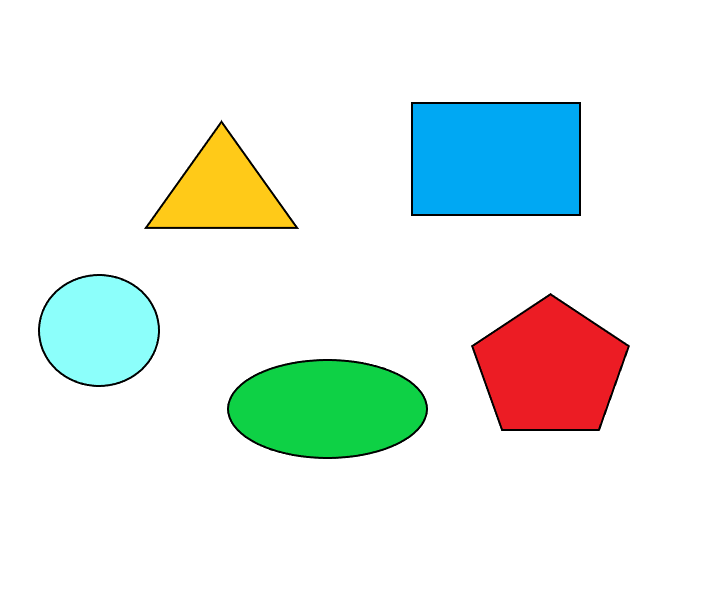
#> input picture cont_new.png, 710 x 599 px, given in place of the camera
$ python findTheObject.py
#> lines starting #> are read from the running program, lines starting #| are printed output that depends on the picture; after the words box and inside, x2 and y2 are one past the last pixel; in counts of white or black regions, pixels touching at a corner belong together
import cv2
import numpy as np

webcam = cv2.VideoCapture(1)

while (1):
    # Load the image
    _,img = webcam.read()
#> img is the input picture: shape (599, 710, 3); mean B, G, R 233.7, 238.4, 229.6
    # Convert to greyscale
    img_gray = cv2.cvtColor(img, cv2.COLOR_BGR2GRAY)
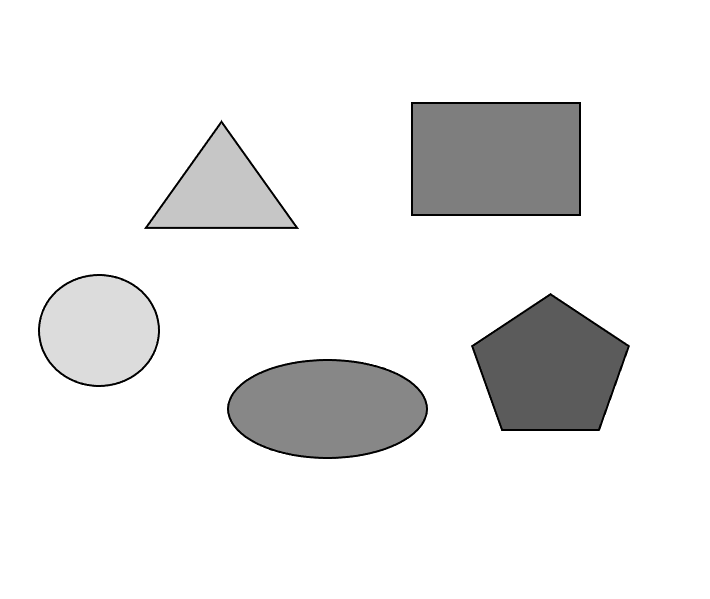
#> img_gray: shape (599, 710); min 0, max 255, mean 235.2

    hsvFrame = cv2.cvtColor(img, cv2.COLOR_BGR2HSV)
#> hsvFrame: shape (599, 710, 3); mean H, S, V 15.3, 34, 249.5

    # Set range for red color and define mask
    redLower = np.array([136, 87, 111], np.uint8)
    redUpper = np.array([180, 255, 255], np.uint8)
    redMask = cv2.inRange(hsvFrame, redLower, redUpper)
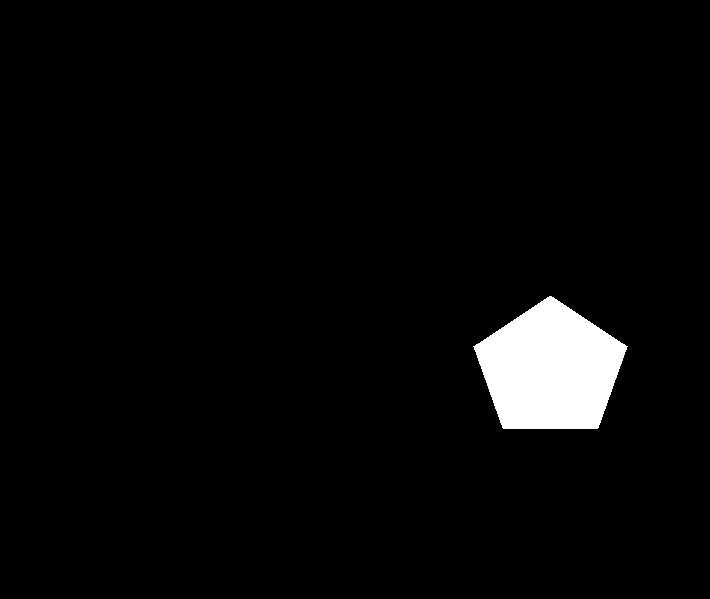
#> redMask: shape (599, 710); 3.3% white; 1 white region, box (x1, y1, x2, y2) and area: (473, 296, 628, 429) 14227

    # Morphological Transform, Dilation for each color and bitwise_and operator between imageFrame and mask determines to detect only that particular color
    kernal = np.ones((5, 5), "uint8")

    # For red color
    redMask = cv2.dilate(redMask, kernal)
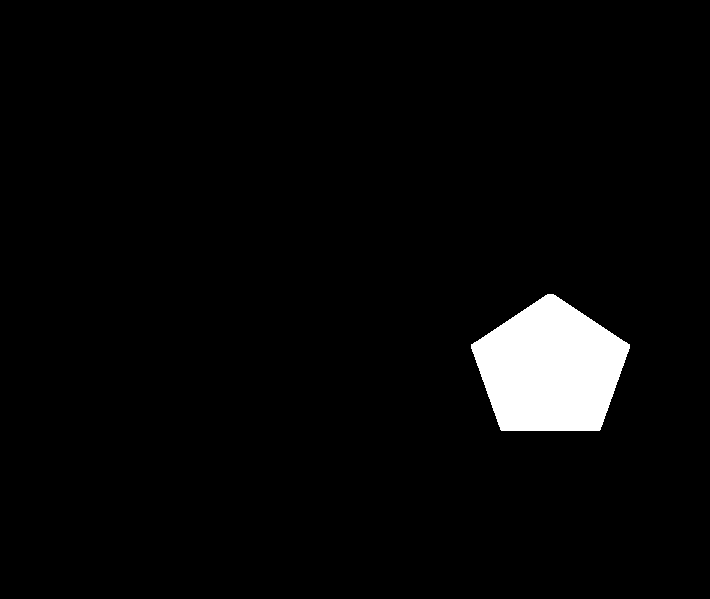
#> redMask: shape (599, 710); 3.6% white; 1 white region, box (x1, y1, x2, y2) and area: (471, 294, 630, 431) 15395

    # Convert to binary image by thresholding
    _, threshold = cv2.threshold(redMask, 245, 255, cv2.THRESH_BINARY_INV)
#> threshold: shape (599, 710); 96.4% white; 1 black region
    # Find the cntrs
    cntrs, _ = cv2.findContours(threshold, cv2.RETR_TREE, cv2.CHAIN_APPROX_SIMPLE)
#> cntrs = 2 contours; box (x1, y1, x2, y2) and area: (0, 0, 710, 599) 423982, (470, 293, 631, 432) 15610
    # For each contour approximate the curve and
    # detect the shapes.
    for cnt in cntrs:
        epsilon = 0.001*cv2.arcLength(cnt, True)
        approx = cv2.approxPolyDP(cnt, epsilon, True)
        cv2.drawContours(img, [approx], 0, (0), 3)
        # Position for writing text
        x,y = approx[0][0]

        if len(approx) == 3:
            cv2.putText(img, "Triangle", (x, y), cv2.FONT_HERSHEY_COMPLEX, 1, 0,2)
        elif len(approx) == 4:
            cv2.putText(img, "Rectangle", (x, y), cv2.FONT_HERSHEY_COMPLEX, 1, 0,2)
        elif len(approx) == 5:
            cv2.putText(img, "Pentagon", (x, y), cv2.FONT_HERSHEY_COMPLEX, 1, 0,2)
        elif 6 < len(approx) < 15:
            cv2.putText(img, "Ellipse", (x, y), cv2.FONT_HERSHEY_COMPLEX, 1, 0,2)
        else:
            cv2.putText(img, "Circle", (x, y), cv2.FONT_HERSHEY_COMPLEX, 1, 0,2)
#> this loop made 2 passes
#> (epsilon, approx, x, y) on pass 1: (2.61, [[0, 0], [0, 598], [709, 598], [709, 0]], 0, 0)
#> (epsilon, x, y) on pass 2: (0.5, 470, 344)
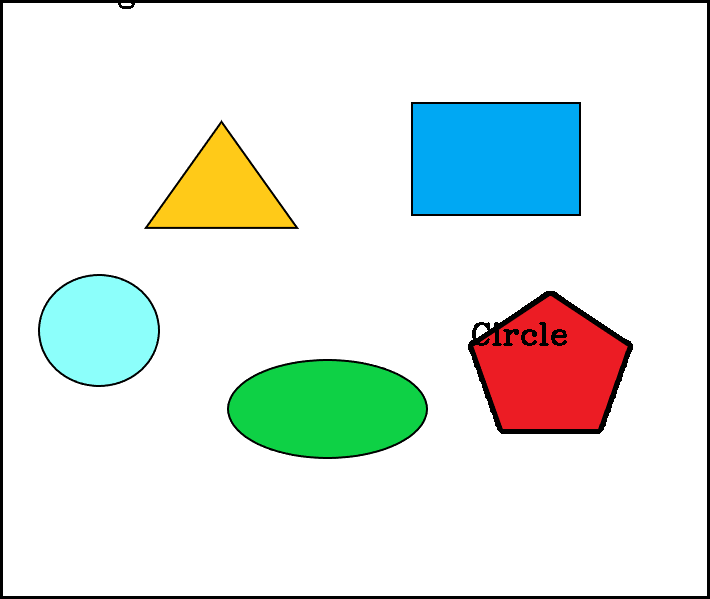
#> img: shape (599, 710, 3); 2.45% of pixels changed, all inside (x1, y1, x2, y2) = (0, 0, 710, 599)

    cv2.imshow("Red Area", img)
    if cv2.waitKey(10) & 0xFF == ord('q'):
#> (key q is pressed here)
        webcam.release()
        cv2.destroyAllWindows()
        break

$ run again, on red.png
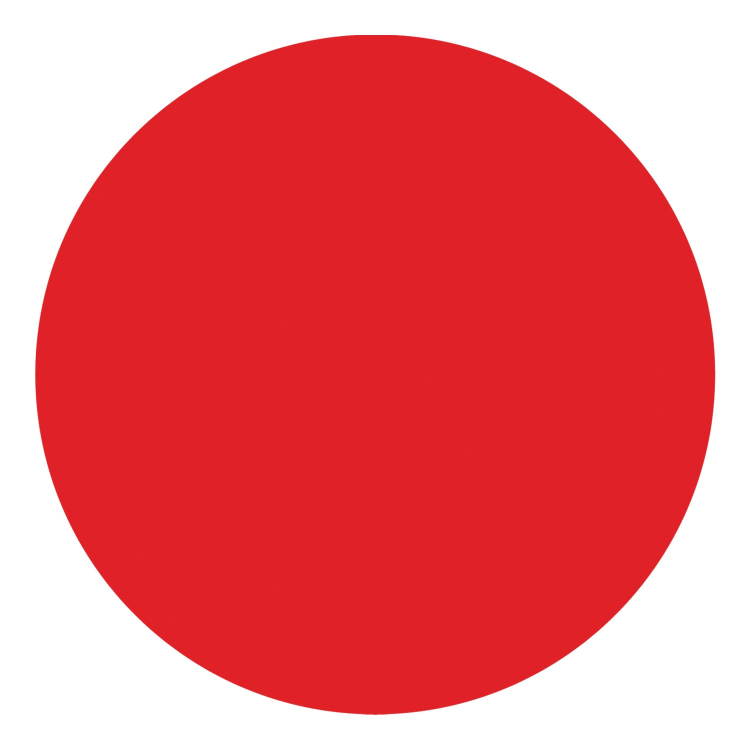
#> input picture red.png, 1500 x 1500 px, given in place of the camera (shown at 1/2 size)
#> img is the input picture: shape (1500, 1500, 3); mean B, G, R 116.1, 111.6, 234.8
#> hsvFrame: shape (1500, 1500, 3); mean H, S, V 116.6, 140.2, 234.8
#> `redMask = cv2.dilate(redMask, kernal)`:
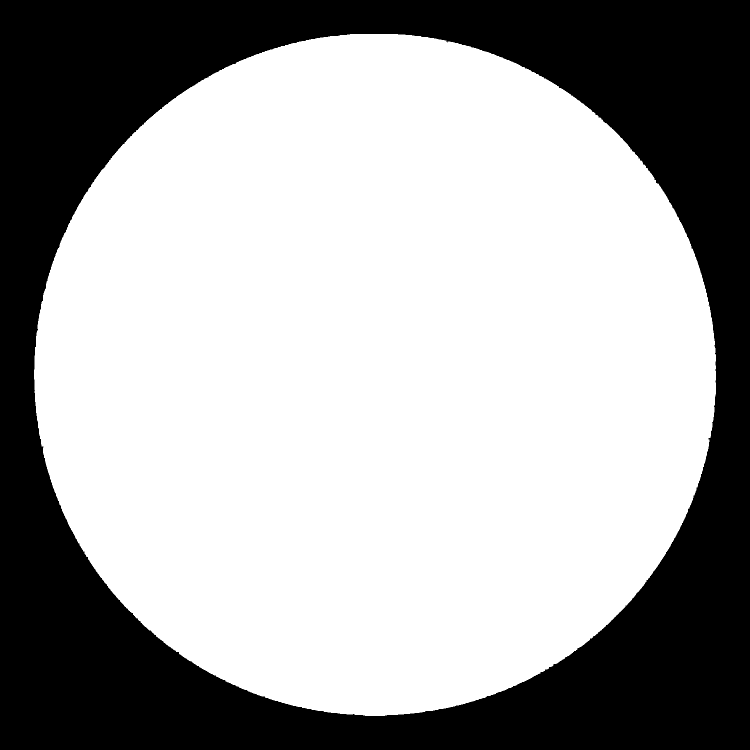
#> redMask: shape (1500, 1500) (shown at 1/2 size); 65% white; 1 black region, box (x1, y1, x2, y2) and area: (0, 0, 1500, 1500) 787126
#> threshold: shape (1500, 1500); 35% white; 1 white region
#> cntrs = 2 contours; box (x1, y1, x2, y2) and area: (0, 0, 1500, 1500) 2247001, (67, 67, 1433, 1433) 1464912
#> the loop `for cnt in cntrs:` made 2 passes
#> (epsilon, approx, x, y) on pass 1: (6, [[0, 0], [0, 1499], [1499, 1499], [1499, 0]], 0, 0)
#> after the loop `for cnt in cntrs:`:
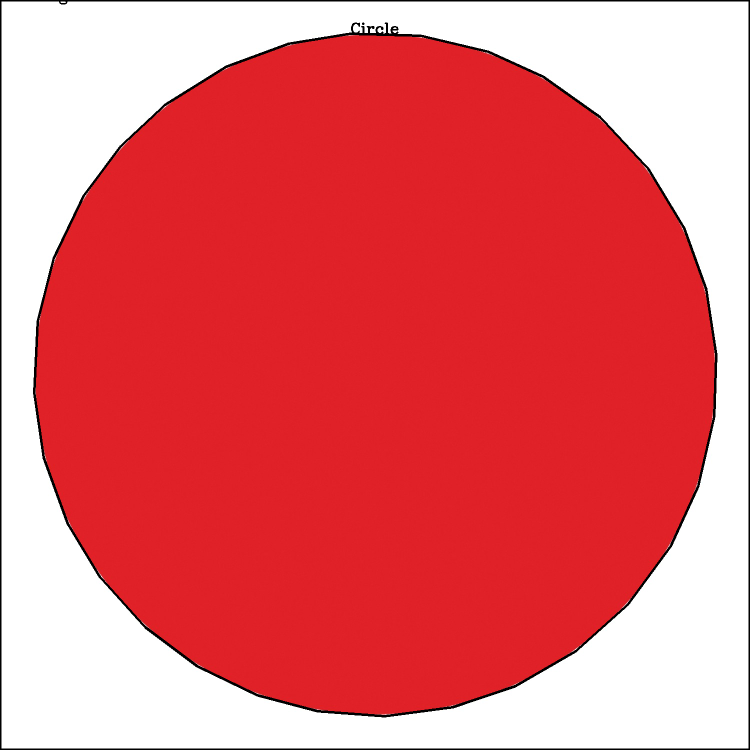
#> img: shape (1500, 1500, 3) (shown at 1/2 size); 1.76% of pixels changed, all inside (x1, y1, x2, y2) = (0, 0, 1500, 1500)
